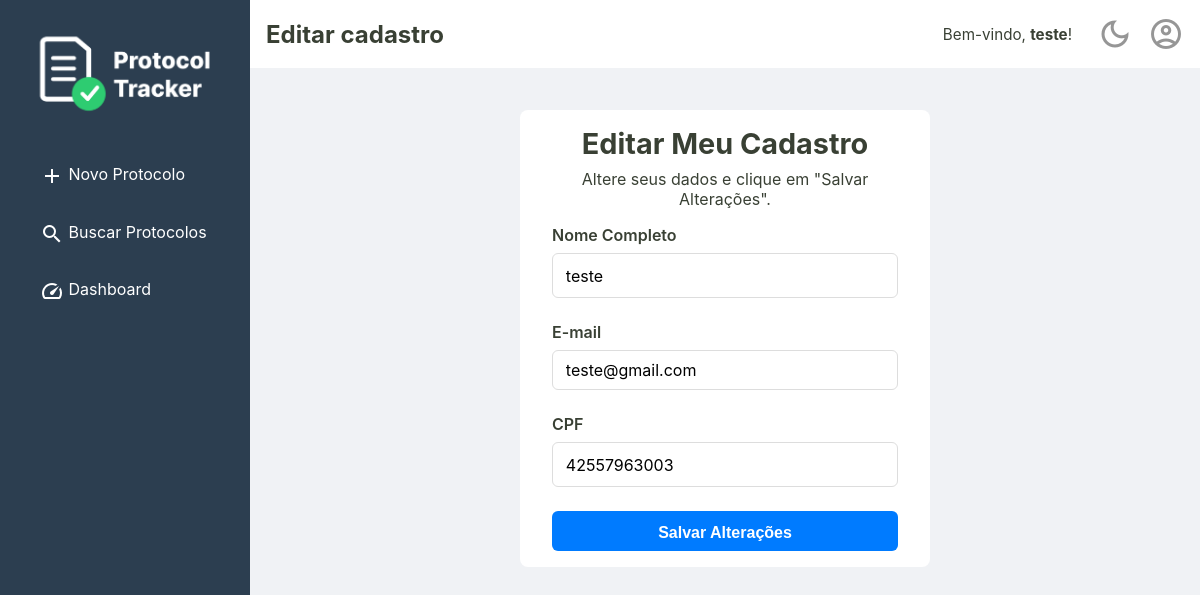
Before: /editar-cadastro (signed in) with the older database file.
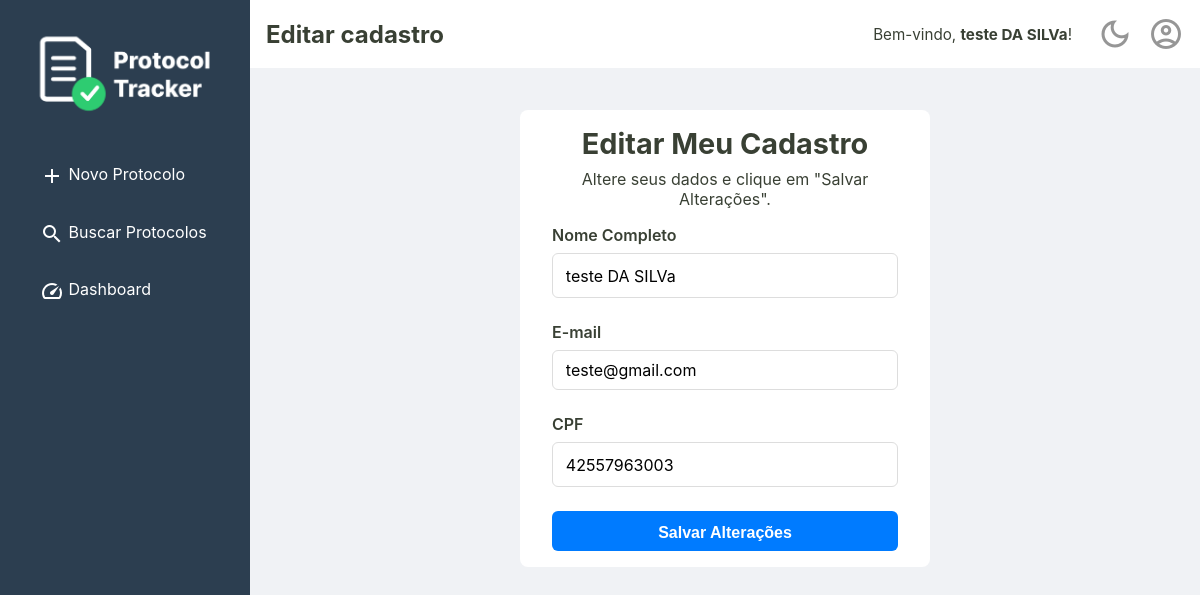
After: the same page with the newer database file.
### tables this page shows
CREATE TABLE usuarios (
    id INTEGER PRIMARY KEY,
    nome TEXT NOT NULL,
    email TEXT NOT NULL UNIQUE,
    cpf TEXT NOT NULL UNIQUE,
    senha TEXT NOT NULL,
    permissao TEXT NOT NULL DEFAULT 'operador',
    criado_em TEXT NOT NULL,
    ativo INTEGER NOT NULL DEFAULT 1
  );

### src/Controller/UsuarioController.php (called while the page is built, shortened)
<?php
class UsuarioController
{
    private ?Usuario $usuarioLogado = null;
    private bool $isAdmin = false;
    public function __construct(
        private UsuarioRepository $repositorio,
        private UsuarioService $usuarioService,
        private LoginService $loginService,
    ) {
        $id_usuario = $_SESSION['usuario_logado_id'] ?? null;
        if ($id_usuario) {
            $this->usuarioLogado = $this->repositorio->buscaPorId($id_usuario);
        }
    }
    public function exibirFormularioEdicaoCadastro()
    {
        try {
            $tituloDaPagina = "Editar cadastro";
            $usuarioLogado = $this->usuarioLogado;
            require __DIR__ . '/../../templates/editarCadastro.php';
        } catch (Exception $e) {
            $erro = $e->getMessage();
            $tituloDaPagina = "Controle de Protocolos";
            $usuarioLogado = $this->usuarioLogado;
            $isAdmin = $this->isAdmin;
            require __DIR__ . '/../../templates/home.php';
        }
    }
}

### src/Repository/UsuarioRepository.php (called while the page is built, shortened)
<?php
final class UsuarioRepository
{
    private PDO $connection;
    public function __construct(PDO $connection)
    {
        $this->connection = $connection;
    }
    public function buscaPorId(int $id): ?Usuario
    {
        $sqlQuery = "SELECT * FROM usuarios WHERE id = :id;";
        $stmt = $this->connection->prepare($sqlQuery);
        $stmt->bindValue(':id', $id);
        $stmt->execute();
        $dadosUsuario = $stmt->fetch();
        return Usuario::fromArray($dadosUsuario);
    }
}

### src/Model/Usuario.php (called while the page is built, shortened)
<?php
class Usuario {
    public function nome(): string
    {
        return $this->nome;
    }
    public function email(): string
    {
        return $this->email;
    }
    public function cpf(): string
    {
        return $this->cpf;
    }
    public static function fromArray(array $dados): self
    {
        try {
            $data = new DateTimeImmutable($dados['criado_em']);
        } catch (Exception $e) {
            throw new Exception("Falha ao criar data a partir do valor: " . ($dados['criado_em'] ?? 'N/A'));
        }
        return new self(
            $dados['id'],
            $dados['nome'],
            $dados['email'],
            $dados['cpf'],
            $dados['senha'],
            $dados['permissao'],
            $data,
            (bool) $dados['ativo']
        );
    }
}

### templates/editarCadastro.php (the view, shortened to what this page needs)
<?php require __DIR__ . '/_partials/_header.php';  ?>
<div class="login-container">
    <div class="login-box">
        <h2>Editar Meu Cadastro</h2>
        <p>Altere seus dados e clique em "Salvar Alterações".</p>
        <form action="/editar-cadastro" method="post" class="login-form">
            <div class="form-group">
                <label for="nome">Nome Completo</label>
                <input type="text" id="nome" name="nome" required value="<?= htmlspecialchars($usuarioLogado->nome() ?? '') ?>">
            </div>
            <div class="form-group">
                <label for="email">E-mail</label>
                <input type="email" id="email" name="email" required value="<?= htmlspecialchars($usuarioLogado->email() ?? '') ?>">
            </div>
            <div class="form-group">
                <label for="cpf_formatado">CPF</label>
                <input type="text" id="cpf_formatado" placeholder="000.000.000-00" required maxlength="14" value="<?= htmlspecialchars($usuarioLogado->cpf() ?? '') ?>">
            </div>
            <div class="form-actions">
                <button type="submit">Salvar Alterações</button>
            </div>
        </form>
    </div>
</div>
<?php require __DIR__ . '/_partials/_footer.php'; ?>

### templates/_partials/_content-header.php (shortened to what this page needs)
<div class="content-header">
    <div class="header-title">
        <h2><?= isset($tituloDaPagina) ? htmlspecialchars($tituloDaPagina) : 'Página sem Título' ?></h2>
    </div>
    <div class="header-actions">
        <?php if (isset($usuarioLogado) && $usuarioLogado): ?>
            <div class="welcome-message">
                <span>Bem-vindo, <strong><?= htmlspecialchars($usuarioLogado->nome()) ?></strong>!</span>
            </div>
        <?php endif; ?>
        <a href="#" id="theme-toggle" class="action-icon" title="Mudar Tema">
            <span class="material-icons-outlined">dark_mode</span>
        </a>
        <div class="dropdown">
            <a href="#" id="user-menu-toggle" class="action-icon" title="Perfil do Usuário">
                <span class="material-icons-outlined">account_circle</span>
            </a>
        </div>
    </div>
</div>

Changed rows visible on the page:
changed usuarios "teste@gmail.com": nome "teste" → "teste DA SILVa"
